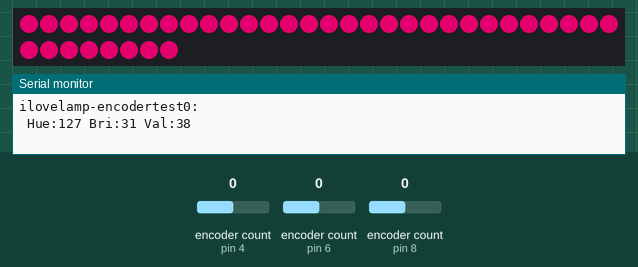
This sketch was run on a simulated Arduino Leonardo, built with avr-gcc and run on an emulated ATmega32U4. Parts: 38 RGB LEDs in strip order, left to right, continuing on the next row, the last lines printed to the serial monitor. The test bench sets the inputs (shaded band); at power-on: encoder count (sensors on pin 8, pin 6, pin 4) 0. Dim RGB values are drawn brighter than linear; colours are those a GRB WS2812 strip shows for the declared byte order.

Above: at 4.2 s.
4.3 s: encoder count (sensor on pin 8) set to -1
6.5 s: encoder count (sensor on pin 6) set to 1
At 7.7 s:
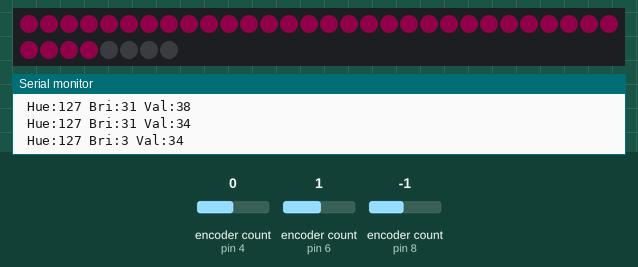
8.0 s: encoder count (sensor on pin 4) set to 4
At 8.8 s:
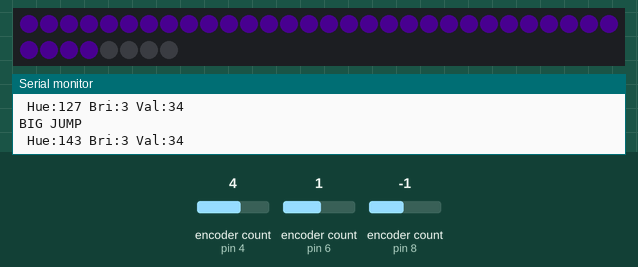
9.5 s: encoder count (sensor on pin 8) set to -2
11.6 s: encoder count (sensor on pin 4) set to 5
13.1 s: encoder count (sensor on pin 8) set to 2
Timing chart, 0 to 15.6 s (numbered marks = the images above; inputs shaded):
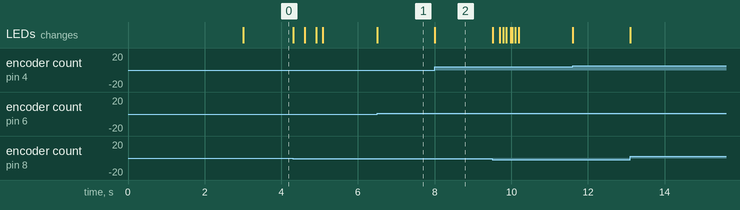

Measured:
- after the input at 6.5 s, the LEDs: change at once (image 1)
- after the input at 8.0 s, the LEDs: change at once (image 2)

The sketch:

ilovelamp-encodertest0.ino
```cpp
/* Encoder Library - TwoKnobs Example
 * http://www.pjrc.com/teensy/td_libs_Encoder.html
 *
 */

#include <Encoder.h>
#include <TaskScheduler.h>
#include "FastLED.h"

const int led1Pin = 2;
const int NUM_LEDS = 38;
CRGB leds[NUM_LEDS];
const int defaultBrightness = 96;
const int FRAMES_PER_SECOND = 120;

// Change these pin numbers to the pins connected to your encoder.
//   Best Performance: both pins have interrupt capability
//   Good Performance: only the first pin has interrupt capability
//   Low Performance:  neither pin has interrupt capability
Encoder knobHue(4, 5);
Encoder knobBri(6, 7);
Encoder knobVal(8, 9);
//   avoid using pins with LEDs attached

uint8_t hue = 127;
uint8_t bri = 127;
uint8_t val = 127;

void updateKnobs();
void updateLEDs();

Scheduler runner;
// Task t1(50, TASK_FOREVER, &updateKnobs);
Task t1(1000/FRAMES_PER_SECOND, TASK_FOREVER, &updateLEDs);

void setup() {
    // while(!Serial); // leonardo
    Serial.begin(115200);
    Serial.println("ilovelamp-encodertest0:");

    delay(3000);
    FastLED.addLeds<WS2812,led1Pin>(leds, NUM_LEDS); //.setCorrection(TypicalLEDStrip);
    FastLED.setBrightness(defaultBrightness);

    knobHue.write( hue ); // set known state
    knobBri.write( bri ); // set known state
    knobVal.write( val ); // set known state

    runner.init();
    runner.addTask(t1);
    t1.enable();
}

uint32_t lastHueMillis, lastBriMillis, lastValMillis;

void updateLEDs() {
    FastLED.setBrightness( bri * (256/32) );

    fadeToBlackBy( leds, NUM_LEDS, 5);

    // int ledpos = (val/2) % NUM_LEDS;
    // int ledposL = (ledpos==0) ? NUM_LEDS-1 : ledpos-1;
    // int ledposR = (ledpos==NUM_LEDS-2) ? 0 : ledpos+1;
    // leds[ ledpos ] = CHSV( hue, 255, 255);
    // leds[ ledposL ] = CHSV( hue, 255, 120);
    // leds[ ledposR ] = CHSV( hue, 255, 120);

    // int ledpos = map(val, 0,255, 0,NUM_LEDS-1);
    int ledpos = val;
    fill_solid(leds, ledpos, CHSV(hue, 255,255));
    FastLED.show();
}

// this only runs every N milliseconds
void updateKnobs() {
    long ltmp;
    ltmp = knobHue.read();
    uint8_t newHue = ltmp % 256; // wrap it around
    knobHue.write(newHue); // keep encoder within our range

    ltmp = knobBri.read();
    uint8_t newBri = ltmp % 32; // wrap it around
    knobBri.write(newBri); // keep encoder within our range
    // BUT THIS MAKES IT GO from 3,2,1,0,255,254 YUCK

    ltmp = knobVal.read();
    uint8_t newVal = (ltmp > NUM_LEDS) ? NUM_LEDS : (ltmp<0) ? 0 : ltmp;
    // uint8_t newVal = (ltmp > NUM_LEDS) ? NUM_LEDS : (ltmp<0) ? 0 : ltmp;
    // uint8_t newVal = ltmp % 256; // wrap it around
    knobVal.write(newVal); // keep encoder within our range

    bool isChanged = false;

    if (newHue != hue ) {
        if( abs(hue - newHue) > 5 ) {
            Serial.println("BIG JUMP");
        }
        hue = newHue;
        isChanged = true;
    }
    if( newBri != bri ) {
        bri = newBri;
        // int deltaBri = (bri - newBri) * 10;
        // bri += deltaBri;
        isChanged = true;
    }
    if( newVal != val) {
        val = newVal;
        isChanged = true;
    }

    if( isChanged ) {
        Serial.print(" Hue:"); Serial.print(newHue);
        Serial.print(" Bri:"); Serial.print(newBri);
        Serial.print(" Val:"); Serial.print(newVal);
        Serial.println();
    }

    // if a character is sent from the serial monitor,
    // reset both back to zero.
    if (Serial.available()) {
        Serial.read();
        Serial.println("Reset knobs");
        knobHue.write(127);
        knobBri.write(127);
        knobVal.write(127);
    }
}

//
void loop() {

    updateKnobs(); // should execute as fast as possible

    runner.execute();
}
```
